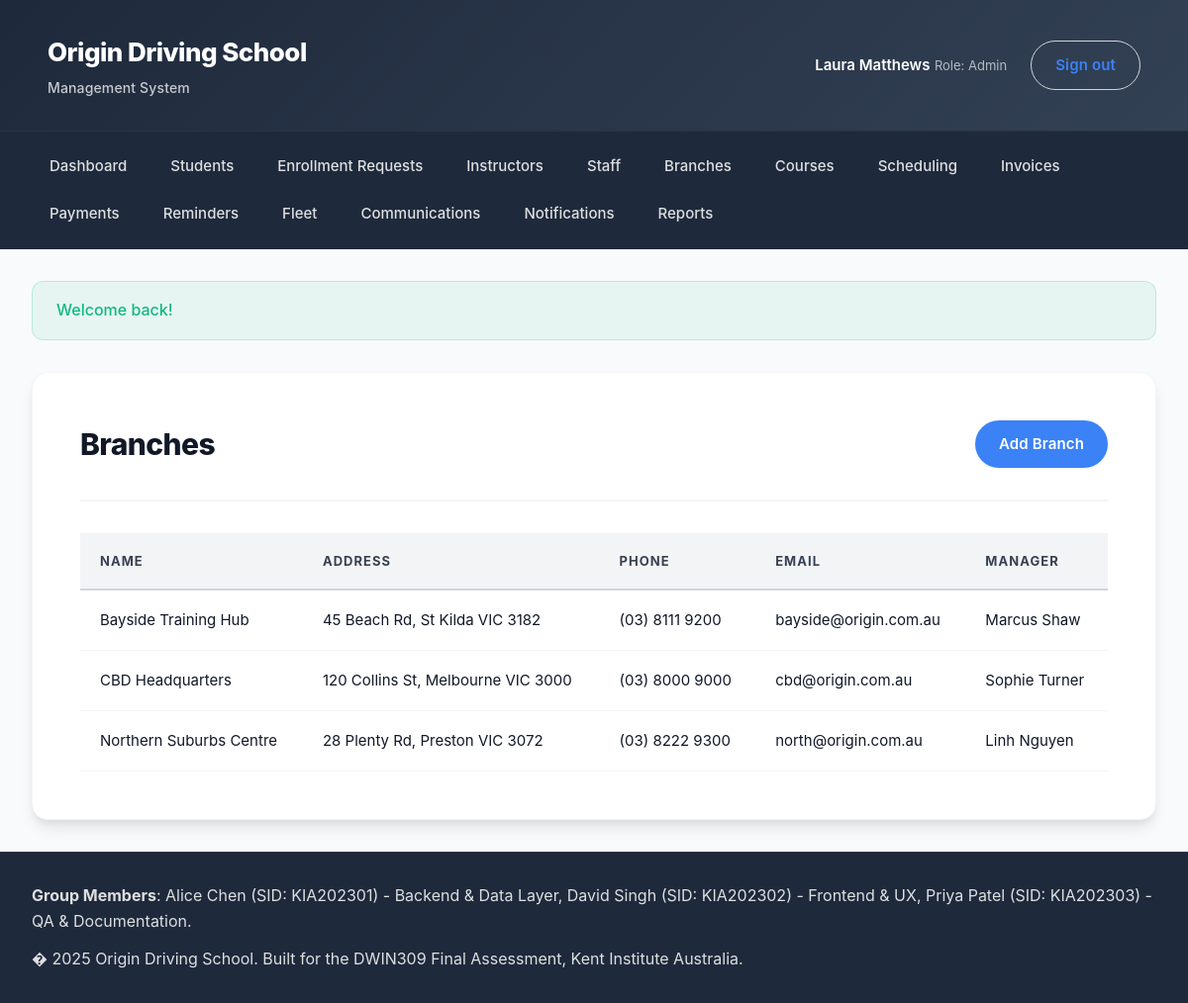
Screenshot of /index.php?page=branches&action=index (signed in) with the database file from the repository.
### tables this page shows
CREATE TABLE branches (
    id INT UNSIGNED AUTO_INCREMENT PRIMARY KEY,
    name VARCHAR(120) NOT NULL,
    address VARCHAR(255) NULL,
    city VARCHAR(80) NULL,
    state VARCHAR(50) NULL,
    postcode VARCHAR(12) NULL,
    phone VARCHAR(32) NULL,
    email VARCHAR(160) NULL,
    manager_name VARCHAR(120) NULL,
    opening_hours VARCHAR(160) NULL,
    created_at DATETIME DEFAULT CURRENT_TIMESTAMP,
    updated_at DATETIME DEFAULT CURRENT_TIMESTAMP ON UPDATE CURRENT_TIMESTAMP
);

### app/Core/View.php (called while the page is built, shortened)
<?php
class View
{
    public function render(string $template, array $data = [], string $layout = 'main'): void
    {
        $viewFile = __DIR__ . '/../Views/' . $template . '.php';
        extract($data);
        include $viewFile;
    }
}

### app/Core/Controller.php (called while the page is built, shortened)
<?php
abstract class Controller
{
    protected View $view;
    public function __construct()
    {
        $this->view = new View();
    }
    protected function render(string $template, array $data = [], string $layout = 'main'): void
    {
        $this->view->render($template, $data, $layout);
    }
}

### app/Controllers/BranchesController.php (called while the page is built, shortened)
<?php
class BranchesController extends Controller
{
    private BranchModel $branches;
    public function __construct()
    {
        $this->branches = new BranchModel();
    }
    public function indexAction(): void
    {
        $this->render('branches/index', [
            'pageTitle' => 'Branches',
            'branches' => $this->branches->all(),
        ]);
    }
}

### app/Core/Router.php (called while the page is built, shortened)
<?php
class Router
{
    public function dispatch(): void
    {
        $action = $_GET['action'] ?? 'index';
        $method = $action . 'Action';
        $controller = new $controllerClass();
        $controller->$method();
    }
}

### index.php (called while the page is built, shortened)
<?php
$router = new App\Core\Router();
$router->dispatch();

### app/Helpers/helpers.php (called while the page is built, shortened)
<?php
if (!function_exists('e')) {
    function e(string $value): string
    {
        return htmlspecialchars($value, ENT_QUOTES, 'UTF-8');
    }
}
if (!function_exists('route')) {
    function route(string $page, string $action = 'index', array $params = []): string
    {
        $query = array_merge(['page' => $page, 'action' => $action], $params);
        return 'index.php?' . http_build_query($query);
    }
}

### app/Core/Model.php (called while the page is built, shortened)
<?php
abstract class Model
{
    public function __construct()
    {
        $this->db = Database::connection();
    }
}

### app/Core/Database.php (called while the page is built, shortened)
<?php
class Database
{
    private static ?PDO $connection = null;
    public static function init(array $config): void
    {
        $dsn = sprintf(
            'mysql:host=%s;port=%d;dbname=%s;charset=%s',
            $config['host'],
            $config['port'],
            $config['database'],
            $config['charset'] ?? 'utf8mb4'
        );
        $options = [
            PDO::ATTR_ERRMODE => PDO::ERRMODE_EXCEPTION,
            PDO::ATTR_DEFAULT_FETCH_MODE => PDO::FETCH_ASSOC,
            PDO::ATTR_EMULATE_PREPARES => false,
        ];
        try {
            self::$connection = new PDO($dsn, $config['username'], $config['password'], $options);
        } catch (PDOException $exception) {
            error_log('Database connection failed: ' . $exception->getMessage());
            throw $exception;
        }
    }
    public static function connection(): PDO
    {
        return self::$connection;
    }
}

### app/Models/BranchModel.php (called while the page is built, shortened)
<?php
class BranchModel extends Model
{
    public function all(): array
    {
        $stmt = $this->db->query('SELECT * FROM branches ORDER BY name');
        return $stmt->fetchAll();
    }
}

### app/Views/branches/index.php (the view)
<section class="card">
    <div class="card-header">
        <h1>Branches</h1>
        <a class="button" href="<?= route('branches', 'create'); ?>">Add Branch</a>
    </div>
    <table class="table">
        <thead>
            <tr>
                <th>Name</th>
                <th>Address</th>
                <th>Phone</th>
                <th>Email</th>
                <th>Manager</th>
            </tr>
        </thead>
        <tbody>
            <?php if (empty($branches)): ?>
                <tr><td colspan="5">No branches configured.</td></tr>
            <?php else: ?>
                <?php foreach ($branches as $branch): ?>
                    <tr>
                        <td><?= e($branch['name']); ?></td>
                        <td><?= e($branch['address'] ?? ''); ?><?= $branch['city'] ? ', ' . e($branch['city']) : ''; ?><?= $branch['state'] ? ' ' . e($branch['state']) : ''; ?><?= $branch['postcode'] ? ' ' . e($branch['postcode']) : ''; ?></td>
                        <td><?= e($branch['phone'] ?? ''); ?></td>
                        <td><?= e($branch['email'] ?? ''); ?></td>
                        <td><?= e($branch['manager_name'] ?? ''); ?></td>
                    </tr>
                <?php endforeach; ?>
            <?php endif; ?>
        </tbody>
    </table>
</section>

### assets/css/style.css (style rules this page uses)
:root { --primary: #3b82f6; --primary-dark: #2563eb; --primary-light: #60a5fa; --accent: #f59e0b; --accent-dark: #d97706; --surface: #ffffff; --surface-elevated: #ffffff; --background: #f9fafb; --background-subtle: #f3f4f6; --border: #e5e7eb; --border-light: #f3f4f6; --border-medium: #d1d5db; --text: #111827; --text-medium: #374151; --text-muted: #6b7280; --text-subtle: #9ca3af; --success: #10b981; --success-light: #34d399; --danger: #ef4444; --danger-light: #f87171; --warning: #f59e0b; --warning-light: #fbbf24; --info: #3b82f6; --info-light: #60a5fa; --radius-sm: 8px; --radius-md: 12px; --radius-lg: 16px; --radius-xl: 20px; --radius-full: 9999px; --shadow-sm: 0 1px 2px 0 rgba(0, 0, 0, 0.05); --shadow: 0 4px 6px -1px rgba(0, 0, 0, 0.1), 0 2px 4px -1px rgba(0, 0, 0, 0.06); --shadow-md: 0 10px 15px -3px rgba(0, 0, 0, 0.1), 0 4px 6px -2px rgba(0, 0, 0, 0.05); --shadow-lg: 0 20px 25px -5px rgba(0, 0, 0, 0.1), 0 10px 10px -5px rgba(0, 0, 0, 0.04); --shadow-xl: 0 25px 50px -12px rgba(0, 0, 0, 0.25); --space-xs: 0.5rem; --space-sm: 0.75rem; --space-md: 1rem; --space-lg: 1.5rem; --space-xl: 2rem; --space-2xl: 3rem; --transition-fast: 150ms cubic-bezier(0.4, 0, 0.2, 1); --transition-base: 200ms cubic-bezier(0.4, 0, 0.2, 1); --transition-slow: 300ms cubic-bezier(0.4, 0, 0.2, 1); font-size: 16px; }
* { box-sizing: border-box; margin: 0; padding: 0; }
body { font-family: -apple-system, BlinkMacSystemFont, "Inter", "Segoe UI", Roboto, "Helvetica Neue", Arial, sans-serif; color: var(--text); background: var(--background); line-height: 1.6; -webkit-font-smoothing: antialiased; -moz-osx-font-smoothing: grayscale; font-weight: 400; }
h1, h2, h3, h4, h5, h6 { line-height: 1.2; font-weight: 700; color: var(--text); }
h1 { font-size: 2.25rem; letter-spacing: -0.025em; font-weight: 800; }
a { color: var(--primary); text-decoration: none; transition: color var(--transition-fast); }
.button { display: inline-flex; align-items: center; justify-content: center; gap: var(--space-xs); padding: 0.75rem 1.5rem; border-radius: var(--radius-full); border: none; background: var(--primary); color: #ffffff; font-weight: 600; font-size: 0.9375rem; cursor: pointer; transition: all var(--transition-base); box-shadow: var(--shadow-sm); white-space: nowrap; letter-spacing: 0.01em; }
.app-shell { min-height: 100vh; display: grid; grid-template-rows: auto auto 1fr auto; }
.card { background: var(--surface); border-radius: var(--radius-lg); box-shadow: var(--shadow-md); padding: var(--space-2xl); border: 1px solid var(--border-light); transition: all var(--transition-base); }
.card-header { display: flex; justify-content: space-between; align-items: center; gap: var(--space-lg); margin-bottom: var(--space-xl); padding-bottom: var(--space-xl); border-bottom: 2px solid var(--border-light); }
.card-header h1, .card-header h2 { margin: 0; font-weight: 800; letter-spacing: -0.02em; }
.card-header h1 { font-size: 1.875rem; }
.card-header .button { margin-left: auto; }
.table { width: 100%; border-collapse: collapse; font-size: 0.9375rem; }
.table th, .table td { padding: 1.125rem 1.25rem; border-bottom: 1px solid var(--border-light); text-align: left; }
.table thead th { text-transform: uppercase; font-size: 0.8125rem; letter-spacing: 0.08em; color: var(--text-medium); font-weight: 700; background: var(--background-subtle); border-bottom: 2px solid var(--border-medium); }
.table tbody tr { transition: background var(--transition-fast); }

### rows the page displays
branches: name "Bayside Training Hub", address "45 Beach Rd", city "St Kilda", state "VIC", postcode "3182", phone "(03) 8111 9200", email "bayside@origin.com.au", manager_name "Marcus Shaw"
branches: name "CBD Headquarters", address "120 Collins St", city "Melbourne", state "VIC", postcode "3000", phone "(03) 8000 9000", email "cbd@origin.com.au", manager_name "Sophie Turner"
branches: name "Northern Suburbs Centre", address "28 Plenty Rd", city "Preston", state "VIC", postcode "3072", phone "(03) 8222 9300", email "north@origin.com.au", manager_name "Linh Nguyen"

### other values shown
$user['first_name'] . ' ' . $user['last_name'] "Laura Matthews"
$user['role'] "Admin"
$item['label'] "Dashboard"
$item['label'] "Students"
$item['label'] "Enrollment Requests"
$item['label'] "Instructors"
$item['label'] "Staff"
$item['label'] "Branches"
$item['label'] "Courses"
$item['label'] "Scheduling"
$item['label'] "Invoices"
$item['label'] "Payments"
$item['label'] "Reminders"
$item['label'] "Fleet"
$item['label'] "Communications"
